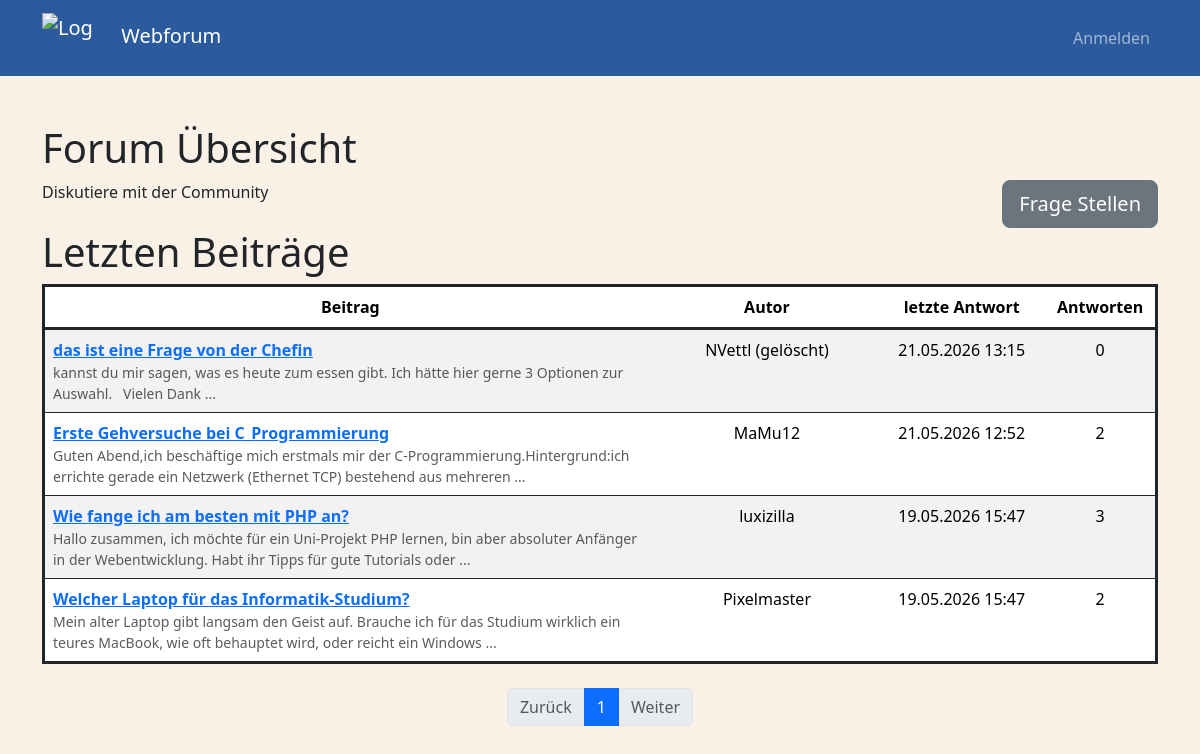
The page / on the database its author committed.
### tables this page shows
CREATE TABLE `Beitrag` (
  `BeitragID` int(10) UNSIGNED NOT NULL,
  `Erstellungsdatum` timestamp NOT NULL DEFAULT current_timestamp() ON UPDATE current_timestamp(),
  `Titel` varchar(100) NOT NULL,
  `Textinhalt` varchar(10000) NOT NULL,
  `ParentID` int(10) UNSIGNED DEFAULT NULL,
  `NutzerID` int(10) UNSIGNED NOT NULL
);

CREATE TABLE `Nutzer` (
  `NutzerID` int(10) UNSIGNED NOT NULL,
  `Benutzername` varchar(50) NOT NULL,
  `Email` varchar(100) NOT NULL,
  `PasswordHash` varchar(255) NOT NULL,
  `Vorname` varchar(100) NOT NULL,
  `Nachname` varchar(100) NOT NULL,
  `RollenID` int(10) UNSIGNED NOT NULL
);

### src/index.php (the view, shortened to what this page needs)
<?php
include 'connection.php';
$limit = 10;
$seite = isset($_GET['page']) && is_numeric($_GET['page']) ? (int) $_GET['page'] : 1;
$offset = ($seite - 1) * $limit;
$resultCount = $con->query("SELECT COUNT(*) AS total FROM Beitrag WHERE ParentID IS NULL");
$totalPosts = $resultCount->fetch_assoc()['total'];
$gesamtSeiten = ceil($totalPosts / $limit);
$sqlBeitrag = $con->prepare("SELECT Main.BeitragID, Main.Titel, Main.Textinhalt, Main.Erstellungsdatum, Nutzer.Benutzername, COUNT(Antwort.BeitragID) AS AnzahlAntworten, COALESCE(MAX(Antwort.Erstellungsdatum), Main.Erstellungsdatum) AS LetzteAktivitaet
    FROM Beitrag AS Main
    JOIN Nutzer ON Main.NutzerID = Nutzer.NutzerID
    LEFT JOIN Beitrag AS Antwort ON Main.BeitragID = Antwort.ParentID
    WHERE Main.ParentID IS NULL
    GROUP BY Main.BeitragID
    ORDER BY LetzteAktivitaet DESC
    LIMIT ? OFFSET ?
");
$sqlBeitrag->bind_param("ii", $limit, $offset);
$sqlBeitrag->execute();
$sqlReturn = $sqlBeitrag->get_result();
?>
<!DOCTYPE html>
<html lang="de">
<head>
  <link href="https://cdn.jsdelivr.net/npm/bootstrap@5.3.8/dist/css/bootstrap.min.css" rel="stylesheet"
>
  <link rel="stylesheet" href="style.css">
</head>
<body>
  <nav class="navbar navbar-expand-lg navbar-dark">
    <div class="container">
      <a class="navbar-brand" href="index.php">
        <img src="./pictures/Logo-Webforum.png" alt="Logo" width="50" height="50"
          class="d-inline-block align-text-center me-4">
        Webforum
      </a>
      <div class="collapse navbar-collapse" id="navbarNavAltMarkup">
        <div class="navbar-nav ms-auto">
          <?php if (isset($_SESSION['userID'])): ?>
            <a class="nav-link" href="profil.php">Mein Profil</a>
            <a class="nav-link text-danger" href="logout.php">Abmelden</a>
          <?php else: ?>
            <a class="nav-link" href="login.php">Anmelden</a>
          <?php endif; ?>
        </div>
      </div>
    </div>
  </nav>
  <div class="container mt-5">
    <h1>
      Forum Übersicht
    </h1>
    <div class="row">
      <div class="col">
        <p>
          Diskutiere mit der Community
        </p>
      </div>
      <div class="col text-end">
        <a type="button" class="btn btn-secondary btn-lg" href="neuerBeitrag.php">Frage Stellen</a>
      </div>
    </div>
    <section>
      <h1>
        Letzten Beiträge
      </h1>
      <table class="table table-striped border border-3 border-dark">
        <thead class="border border-3 border-dark text-center">
          <tr>
            <th scope="col" style="width: 55%;">Beitrag</th>
            <th scope="col" style="width: 20%;">Autor</th>
            <th scope="col" style="width: 15%;">letzte Antwort</th>
            <th scope="col" style="width: 10%;">Antworten</th>
          </tr>
        </thead>
        <tbody>
          <?php while ($row = $sqlReturn->fetch_assoc()): ?>
            <tr>
              <td>
                <a href="beitrag.php?id=<?= $row['BeitragID'] ?>">
                  <div class="fw-bold"><?= htmlspecialchars($row['Titel']) ?></div>
                </a>
                <div class="text-muted small">
                <?= htmlspecialchars(mb_substr(html_entity_decode(strip_tags($row['Textinhalt']), ENT_QUOTES, 'UTF-8'), 0, 150, 'UTF-8')) ?> ...
                </div>
              </td>
              <td class="text-center"><?= htmlspecialchars($row['Benutzername']) ?></td>
              <td class="text-center"><?= date("d.m.Y H:i", strtotime($row['LetzteAktivitaet'])) ?></td>
              <td class="text-center"><?= $row['AnzahlAntworten'] ?></td>
            </tr>
          <?php endwhile; ?>
        </tbody>
      </table>
      <nav aria-label="Page navigation" class="mt-4">
        <ul class="pagination justify-content-center">
          <li class="page-item <?= ($seite <= 1) ? 'disabled' : '' ?>">
            <a class="page-link" href="?page=<?= $seite - 1 ?>">Zurück</a>
          </li>
          <?php
          $radius = 2;
          for ($i = 1; $i <= $gesamtSeiten; $i++):
            if ($i == 1 || $i == $gesamtSeiten || ($i >= $seite - $radius && $i <= $seite + $radius)): ?>
              <li class="page-item <?= ($i == $seite) ? 'active' : '' ?>">
                <a class="page-link" href="?page=<?= $i ?>"><?= $i ?></a>
              </li>
              <?php
            elseif ($i == $seite - $radius - 1 || $i == $seite + $radius + 1): ?>
              <li class="page-item disabled"><span class="page-link">...</span></li>
            <?php endif;
          endfor; ?>
          <li class="page-item <?= ($seite >= $gesamtSeiten) ? 'disabled' : '' ?>">
            <a class="page-link" href="?page=<?= $seite + 1 ?>">Weiter</a>
          </li>
        </ul>
      </nav>
    </section>
  </div>
</body>
</html>

### src/style.css (style rules this page uses)
body { background-color: rgb(249, 241, 230); }
.navbar { background-color: rgb(44, 91, 157); }

### rows shown on the page
beitrag: Titel "das ist eine Frage von der Chefin", Textinhalt "kannst du mir sagen, was es heute zum essen gibt. Ich hätte hier gerne 3 Optionen zur Auswahl. Vielen Dank", NutzerID.Benutzername "NVettl (gelöscht)", LetzteAktivitaet "21.05.2026 13:15", AnzahlAntworten "0"
beitrag: Titel "Erste Gehversuche bei C_Programmierung", Textinhalt "Guten Abend,ich beschäftige mich erstmals mir der C-Programmierung.Hintergrund:ich errichte gerade ein Netzwerk (Ethernet TCP) bestehend aus mehreren", NutzerID.Benutzername "MaMu12", LetzteAktivitaet "21.05.2026 12:52", AnzahlAntworten "2"
beitrag: Titel "Wie fange ich am besten mit PHP an?", Textinhalt "Hallo zusammen, ich möchte für ein Uni-Projekt PHP lernen, bin aber absoluter Anfänger in der Webentwicklung. Habt ihr Tipps für gute Tutorials oder", NutzerID.Benutzername "luxizilla", LetzteAktivitaet "19.05.2026 15:47", AnzahlAntworten "3"
beitrag: Titel "Welcher Laptop für das Informatik-Studium?", Textinhalt "Mein alter Laptop gibt langsam den Geist auf. Brauche ich für das Studium wirklich ein teures MacBook, wie oft behauptet wird, oder reicht ein Windows", NutzerID.Benutzername "Pixelmaster", LetzteAktivitaet "19.05.2026 15:47", AnzahlAntworten "2"
